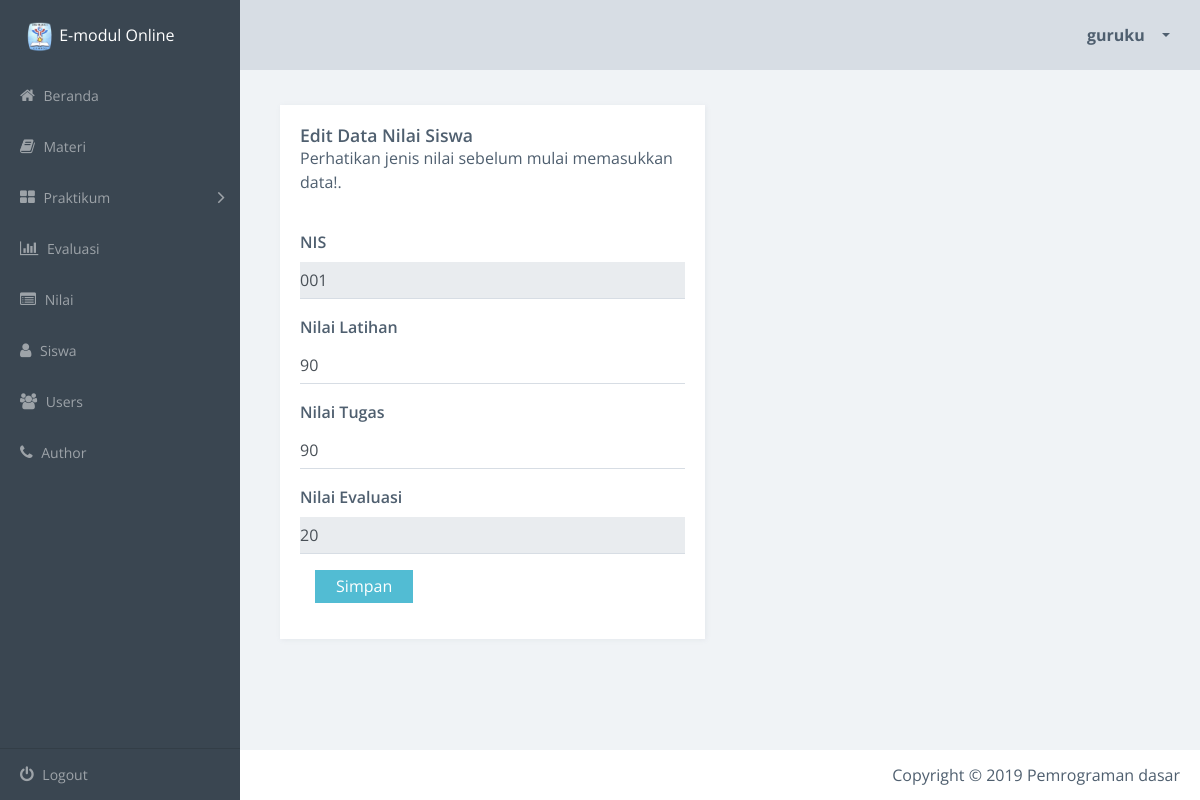
/editNilai.php?id=1 (signed in), run on the app's committed database.
### tables this page shows
CREATE TABLE `nilai` (
  `id_nilai` int(11) NOT NULL AUTO_INCREMENT,
  `no_induk` varchar(10) DEFAULT NULL,
  `nilai_tugas` varchar(5) DEFAULT NULL,
  `nilai_evaluasi` varchar(5) DEFAULT NULL,
  `nilai_latihan` varchar(5) DEFAULT NULL,
  PRIMARY KEY (`id_nilai`)
);

### editNilai.php (the view, shortened to what this page needs)
<?php
include "config.php";
$id = $_GET['id'];
$query = "SELECT * FROM nilai WHERE id_nilai = '$id'";
$hasil = mysqli_query($conn, $query);
$data  = mysqli_fetch_array($hasil);
?>
<!doctype html>
<html class="no-js" lang="en">
    <head>
        <link rel="stylesheet" href="css/vendor.css">
        <link rel="stylesheet" href="css/app-blue.css">
    </head>
    <body>
        <div class="main-wrapper">
            <div class="app" id="app">
                <header class="header">
                    <div class="header-block header-block-nav">
                        <ul class="nav-profile">
                            <li class="profile dropdown">
                                <a class="nav-link dropdown-toggle" data-toggle="dropdown" href="#" role="button" aria-haspopup="true" aria-expanded="false">
                                    <span class="name"> <?php echo $_SESSION['username']; ?> </span>
                                </a>
                            </li>
                        </ul>
                    </div>
                </header>
                <aside class="sidebar">
                    <div class="sidebar-container">
                        <div class="sidebar-header">
                            <div class="brand">
                                <div>
                                    <img src="assets/logosmk.png" width="30" height="30"> E-modul Online
                                </div>
                            </div>
                        </div>
                        <nav class="menu">
                            <ul class="sidebar-menu metismenu" id="sidebar-menu">
                                <li class="">
                                    <a href="index.php">
                                        <i class="fa fa-home"></i> Beranda </a>
                                </li>
                                <li class="">
                                    <a href="materi.php">
                                        <i class="fa fa-book"></i> Materi </a>
                                </li>
                                <li>
                                    <a href="">
                                        <i class="fa fa-th-large"></i> Praktikum
                                        <i class="fa arrow"></i>
                                    </a>
                                </li>
                                <li class="">
                                    <a href="evaluasi.php">
                                        <i class="fa fa-bar-chart"></i> Evaluasi  </a>
                                </li>
                                <li class="">
                                    <a href="nilai.php">
                                        <i class="fa fa-list-alt"></i> Nilai </a>
                                </li>
                                <li class="">
                                    <a href="siswa.php">
                                        <i class="fa fa-user"></i> Siswa </a>
                                </li>
                                <li class="">
                                    <a href="users.php">
                                        <i class="fa fa-users"></i> Users </a>
                                </li>
                                <li class="">
                                    <a href="author.php">
                                        <i class="fa fa-phone"></i> Author </a>
                                </li>
                            </ul>
                        </nav>
                    </div>
                    <footer class="sidebar-footer">
                        <ul class="sidebar-menu metismenu" id="customize-menu">
                            <li>
                                <a href="logout.php">
                                    <i class="fa fa-power-off"></i> Logout </a>
                            </li>
                        </ul>
                    </footer>
                </aside>
                <article class="content forms-page">
                 <section class="section">
                        <div class="row sameheight-container">
                            <div class="col-md-6">
                                <div class="card card-block sameheight-item">
                                    <div class="title-block">
                                        <h3 class="title"> Edit Data Nilai Siswa </h3>
                                        <p>Perhatikan jenis nilai sebelum mulai memasukkan data!.</p>
                                    </div>
                                    <form id="tambah-form" action="prosesEditNilaiSiswa.php" method="POST">
                                        <div class="form-group">
                                            <label class="control-label">NIS</label>
                                            <input type="text" class="form-control underlined" name="no_induk" value="<?php echo $data['no_induk'] ?>" readonly="readonly"></div>
                                        <div class="form-group">
                                            <label class="control-label">Nilai Latihan</label>
                                            <input type="text" class="form-control underlined" name="nilai_latihan" value="<?php echo $data['nilai_latihan'] ?>"></div>
                                        <div class="form-group">
                                            <label class="control-label">Nilai Tugas</label>
                                            <input type="text" class="form-control underlined" name="nilai_tugas" value="<?php echo $data['nilai_tugas'] ?>"></div>
                                        <div class="form-group">
                                            <label class="control-label">Nilai Evaluasi</label>
                                            <input type="text" class="form-control underlined" name="nilai_evaluasi" value="<?php echo $data['nilai_evaluasi'] ?>" readonly="readonly"></div>
                                        <div class="form-group col-md-4" >
                                            <button type="submit" class="btn btn-block btn-primary">Simpan</button>
                                        </div>
                                    </form>
                                </div>
                            </div>
                        </div>
                    </section>
                </article>
                <footer class="footer">
                    <div class="footer-block author">
                        <ul>
                            <li>
                                Copyright &copy 2019 Pemrograman dasar
                            </li>
                        </ul>
                    </div>
                </footer>
    </body>
</html>

### data on the page
nilai: no_induk "001", nilai_latihan "90", nilai_tugas "90", nilai_evaluasi "20"

### other printed values
$_SESSION['username'] "guruku"
